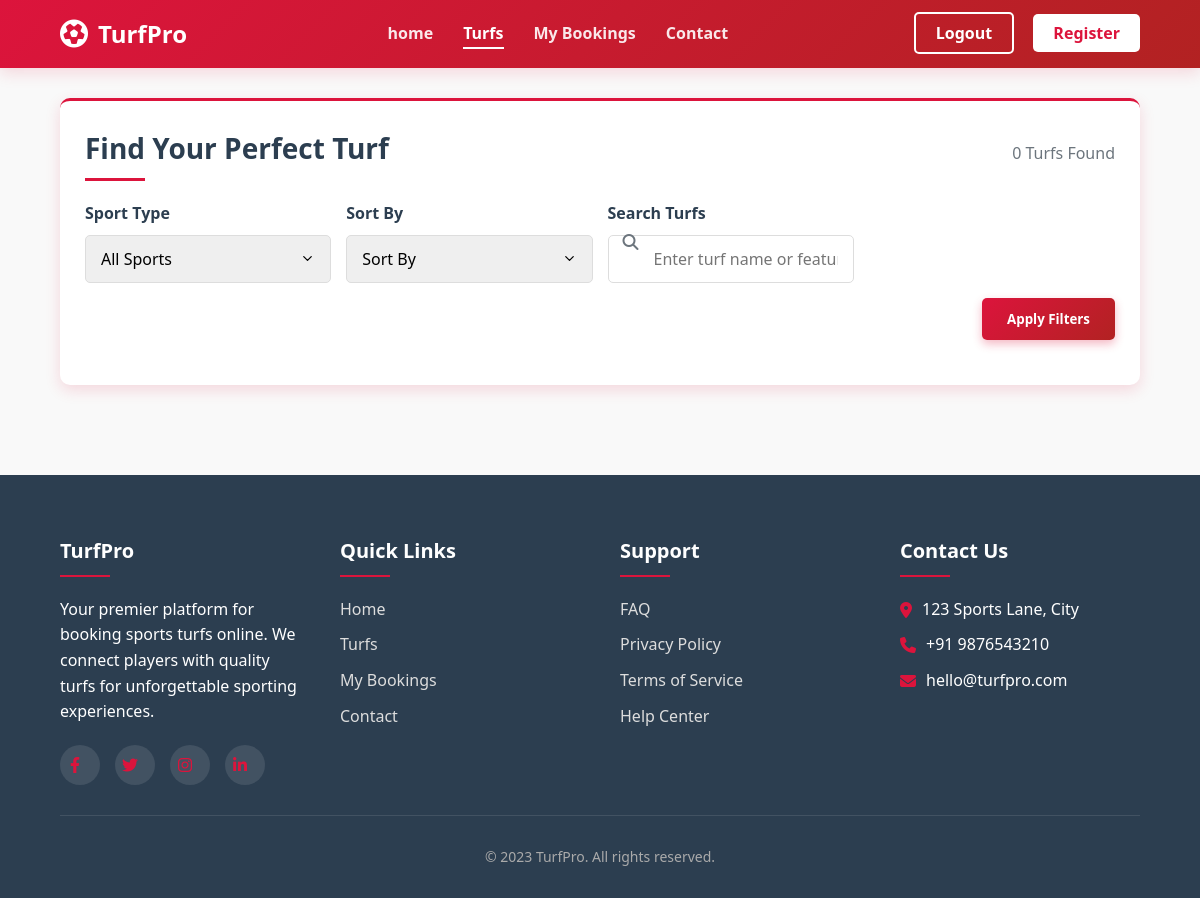
Before: /turfs/ (signed in) with the older database file.
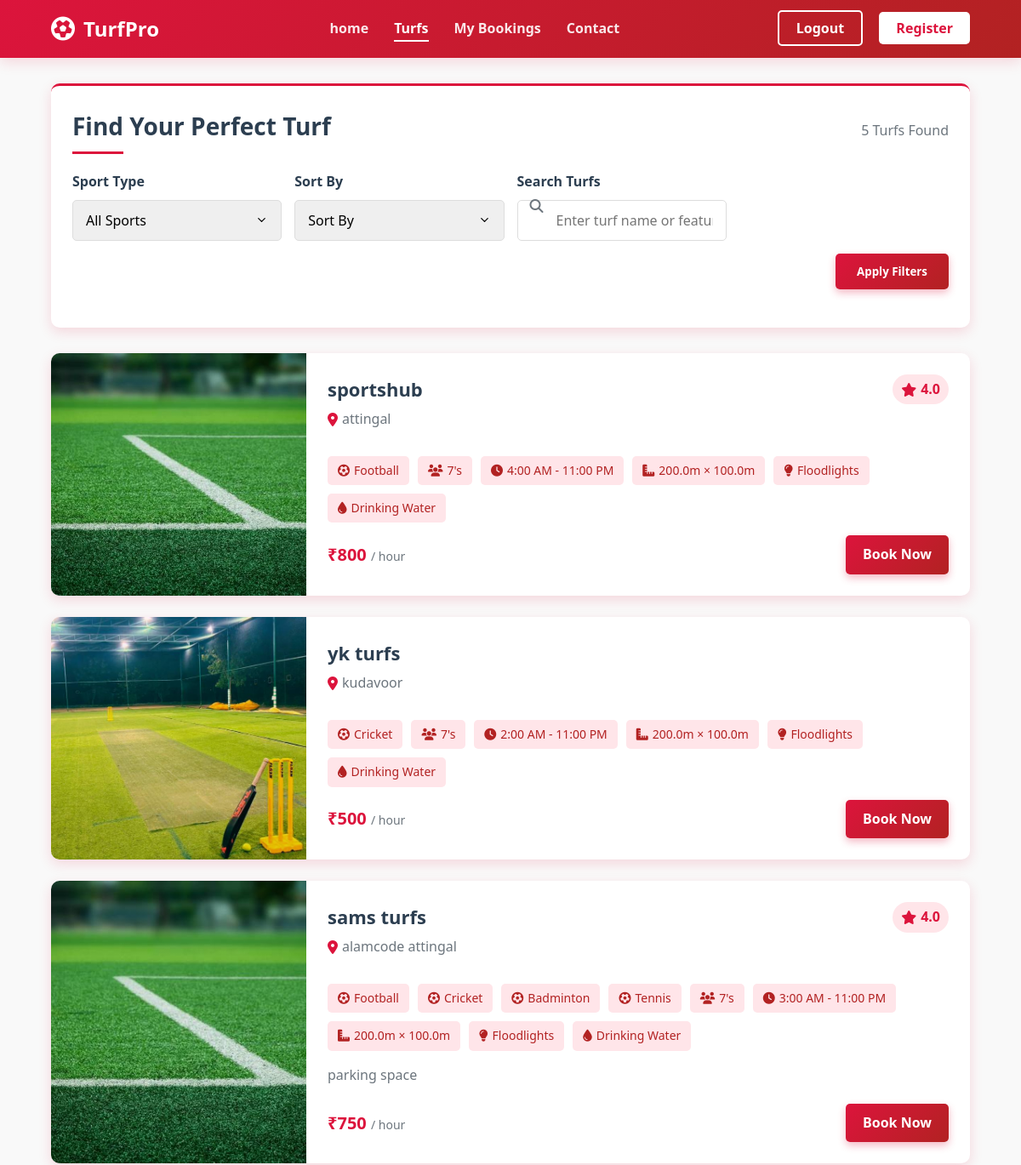
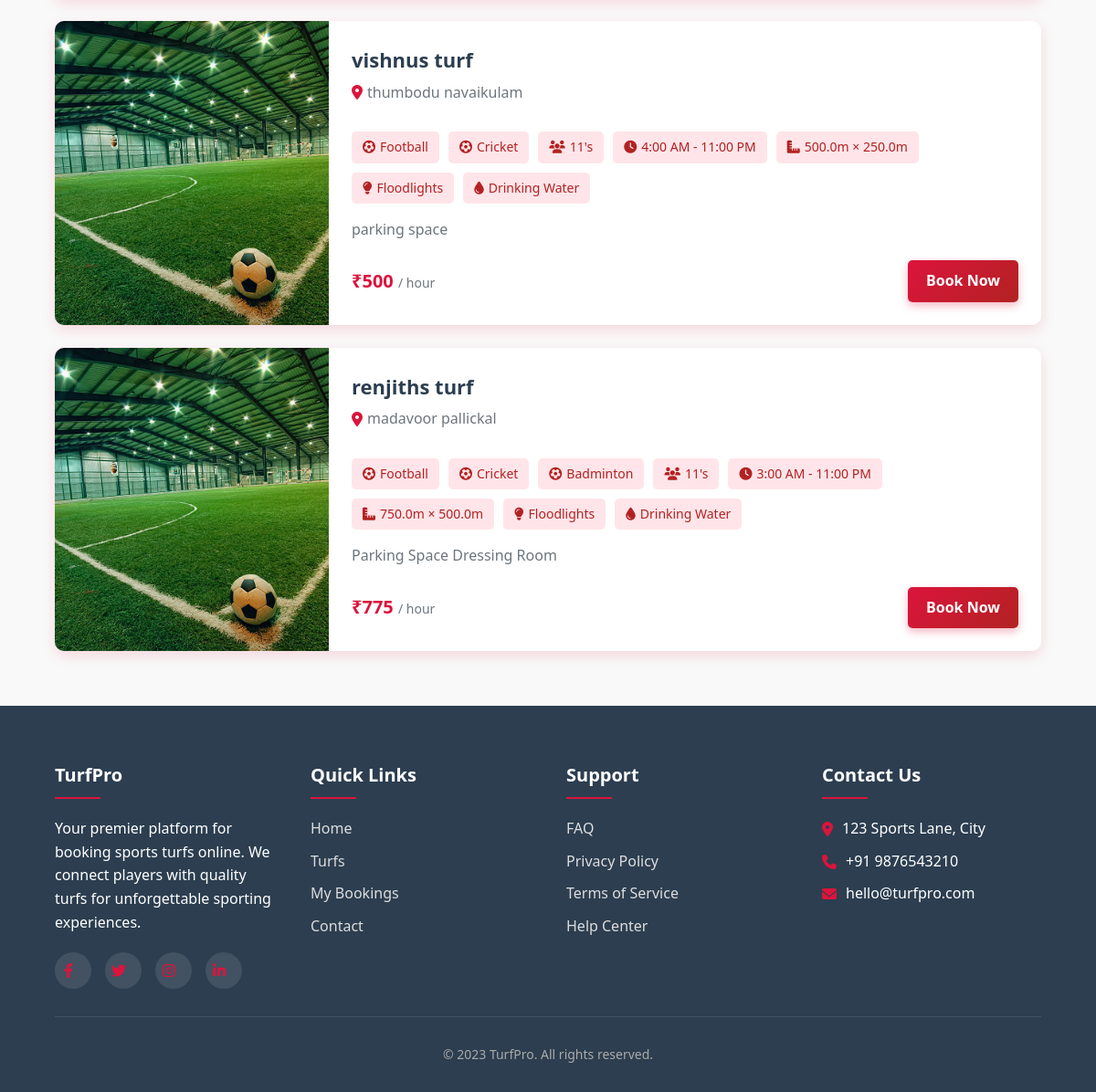
After: the same page with the newer database file (2 pictures, top to bottom).
### Turfapp/models.py (models this page shows, shortened)
class Turf_details(models.Model):
    owner = models.ForeignKey(CustomUser, on_delete=models.CASCADE, related_name='turf')
    name = models.CharField(max_length=20)
    location = models.CharField(max_length=50)
    price = models.CharField(max_length=5)
    opening_time = models.TimeField(null=True, blank=True)
    closing_time = models.TimeField(null=True, blank=True)
    sport_types = models.ManyToManyField(SportType, related_name='turf')
    image = models.ImageField(upload_to='turf_images/', null=True, blank=True)
    length = models.FloatField(null=True, blank=True)
    width = models.FloatField(null=True, blank=True)
    has_floodlight = models.BooleanField(default=False)
    has_drinking_water = models.BooleanField(default=False)
    is_approved = models.BooleanField(default=False)
    PLAYER_CAPACITY_CHOICES = [
        ('5', "5's"),
        ('7', "7's"),
        ('11', "11's"),
    ]
    player_capacity = models.CharField(
        max_length=2,
        choices=PLAYER_CAPACITY_CHOICES,
        null=True,
        blank=True
    )
    extra_features = models.TextField(
        null=True,
        blank=True,
        help_text="Any other features not listed above"
    )
    STATUS_CHOICES =[('enabled','Enabled'),('disabled','Disabled')]
    status = models.CharField(max_length=10,choices=STATUS_CHOICES,default='enabled')
    @property
    def average_rating(self):
        ratings = self.ratings.all()
        return round(sum(r.value for r in ratings) / ratings.count(), 1) if ratings.exists() else 0

class Rating(models.Model):
    turf = models.ForeignKey(Turf_details, related_name="ratings", on_delete=models.CASCADE)
    user = models.ForeignKey(CustomUser, on_delete=models.CASCADE)
    value = models.IntegerField(validators=[MinValueValidator(1), MaxValueValidator(5)])  # rating 1–5
    class Meta:
        unique_together = ('turf', 'user')

class SportType(models.Model):
    name = models.CharField(max_length=20, unique=True)

### Turfapp/views.py (the view)
# urls.py: path("turfs/",views.Turfs,name="turfs"),
@login_required
def Turfs(request):
    turfs = Turf_details.objects.filter(status='enabled',is_approved=True)
    search_query = request.GET.get('q', '').strip()
    selected_sport = request.GET.get('sport', '').strip()
    selected_sort = request.GET.get('sort', '').strip()
    if search_query:
        turfs = turfs.filter(
            Q(location__icontains=search_query) | Q(name__icontains=search_query)
        )
    if selected_sport:
        turfs = turfs.filter(sport_types__id=selected_sport)
    if selected_sort == "price":
        turfs = turfs.order_by("price")
    elif selected_sort == "rating":
        turfs = turfs.order_by("-ratings")   # ✅ correct field
    sports = SportType.objects.all()
    return render(request, "turf.html", {
        'turfs': turfs,
        'sports': sports,
        'selected_sport': selected_sport,
        'selected_sort': selected_sort,
        'search_query': search_query,
    })

### Turfapp/templates/turf.html (shortened to what the changed rows need)
<!DOCTYPE html>
<html lang="en">
<head>
    <link rel="stylesheet" href="https://cdnjs.cloudflare.com/ajax/libs/font-awesome/6.4.0/css/all.min.css">
</head>
<body>
    <div class="main-container">
        <form method="get" action="{% url 'turfs' %}">
            <section class="search-section">
                <div class="search-header">
                    <h1>Find Your Perfect Turf</h1>
                    <div class="results-count">{{ turfs|length }} Turfs Found</div>
                </div>
            </section>
        </form>
        <section class="turf-list">
            {% for turf in turfs %}
            <div class="turf-card">
                <div class="turf-image">
                    {% if turf.image %}
                    <img src="{{ turf.image.url }}" alt="{{ turf.name }}">
                    {% else %}
                    <img src="https://via.placeholder.com/300x200?text=No+Image" alt="No image available">
                    {% endif %}
                </div>
                <div class="turf-details">
                    <div class="turf-header">
                        <div class="turf-title">
                            <h2>{{ turf.name }}</h2>
                            <div class="turf-location">
                                <i class="fas fa-map-marker-alt"></i> {{ turf.location }}
                            </div>
                        </div>
                        {% if turf.average_rating %}
                        <div class="turf-rating">
                            <i class="fas fa-star"></i> {{ turf.average_rating|floatformat:1 }}
                        </div>
                        {% endif %}
                    </div>
                    <div class="turf-features">
                        {% for sport_type in turf.sport_types.all %}
                        <div class="feature-badge">
                            <i class="fas fa-futbol"></i> {{ sport_type.name }}
                        </div>
                        {% endfor %}
                        {% if turf.player_capacity %}
                        <div class="feature-badge">
                            <i class="fas fa-users"></i> {{ turf.get_player_capacity_display }}
                        </div>
                        {% endif %}
                        {% if turf.opening_time and turf.closing_time %}
                        <div class="feature-badge">
                            <i class="fas fa-clock"></i> {{ turf.opening_time|time:"g:i A" }} -
                            {{turf.closing_time|time:"g:i A" }}
                        </div>
                        {% endif %}
                        {% if turf.length and turf.width %}
                        <div class="feature-badge">
                            <i class="fas fa-ruler-combined"></i> {{ turf.length }}m × {{ turf.width }}m
                        </div>
                        {% endif %}
                        {% if turf.has_floodlight %}
                        <div class="feature-badge">
                            <i class="fas fa-lightbulb"></i> Floodlights
                        </div>
                        {% endif %}
                        {% if turf.has_drinking_water %}
                        <div class="feature-badge">
                            <i class="fas fa-tint"></i> Drinking Water
                        </div>
                        {% endif %}
                    </div>
                    {% if turf.extra_features %}
                    <div class="turf-description">
                        {{ turf.extra_features }}
                    </div>
                    {% endif %}
                    <div class="turf-footer">
                        <div class="turf-price">
                            ₹{{ turf.price }} <span>/ hour</span>
                        </div>
                        <a href="{% url 'turf_booking' turf.id %}" class="btn-book">Book Now</a>
                    </div>
                </div>
            </div>
            {% endfor %}
        </section>
    </div>
</body>
</html>

Changed rows visible on the page:
now on this page (row edited): Turf_details: image (picture), name "sportshub", location "attingal", average_rating "4.0", player_capacity "7's", opening_time "4:00 AM", closing_time "11:00 PM", length "200.0", width "100.0", has_floodlight True (drawn), has_drinking_water True (drawn), price "800"
now on this page (row unchanged): SportType: name "Football"
now on this page (row edited): Turf_details: image (picture), name "yk turfs", location "kudavoor", player_capacity "7's", opening_time "2:00 AM", closing_time "11:00 PM", length "200.0", width "100.0", has_floodlight True (drawn), has_drinking_water True (drawn), price "500"
now on this page (row unchanged): SportType: name "Cricket"
added Turf_details: image (picture), name "sams turfs", location "alamcode attingal", average_rating "4.0", player_capacity "7's", opening_time "3:00 AM", closing_time "11:00 PM", length "200.0", width "100.0", has_floodlight True (drawn), has_drinking_water True (drawn), extra_features "parking space", price "750"
added SportType: name "Badminton"
added SportType: name "Tennis", shown under "sams turfs"
added Turf_details: image (picture), name "vishnus turf", location "thumbodu navaikulam", player_capacity "11's", opening_time "4:00 AM", closing_time "11:00 PM", length "500.0", width "250.0", has_floodlight True (drawn), has_drinking_water True (drawn), extra_features "parking space", price "500"
added Turf_details: image (picture), name "renjiths turf", location "madavoor pallickal", player_capacity "11's", opening_time "3:00 AM", closing_time "11:00 PM", length "750.0", width "500.0", has_floodlight True (drawn), has_drinking_water True (drawn), extra_features "Parking Space Dressing Room", price "775"
Other visible differences:
{{ turfs|length }}: "0" → "5"
